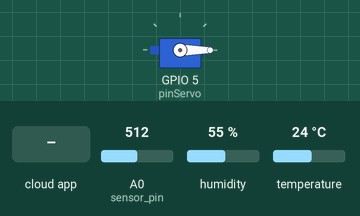
Simulated run of this sketch. Board: ESP8266 (NodeMCU). Parts: servo. Inputs (shaded band) come from the test bench; at power-on: A0 (sensor_pin) = 512, humidity 55 %, temperature 24 °C. WiFi joins after 1.5 s; servers stay silent unless stated; the Firebase database answers and starts empty; what the sketch prints to the serial monitor is not drawn.

Above: at 2.7 s.
2.8 s: the phone or cloud app sets ESTADO to 1
Timing chart, 0 to 5.8 s (numbered marks = the images above; inputs shaded):
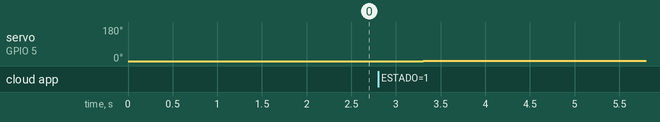

The sketch:

PIS_ADA.ino
```cpp
  #include <ESP8266WiFi.h>
#include <ESP8266HTTPClient.h>

// Definimos la librerias par la conexion a nuestro servidor
#include "FirebaseESP8266.h"
#include <DHT.h>
#include <Servo.h>

// Definimos el pin digital donde se conecta el sensor
#define DHTPIN 4
#define pinServo 5
const int sensor_pin = A0;

// Dependiendo del tipo de sensor
#define DHTTYPE DHT11

// Inicializamos el sensor DHT11
DHT dht(DHTPIN, DHTTYPE);
Servo myServo;

//definimos variables de sensores
float moisture_percentage;
float t;
int h;
int estado;

//definimos la direccion host de nuestro servidor
#define FIREBASE_HOST "pis-adas-rtdb-default-rtdb.firebaseio.com"
//definimos el token de nuestro servidor
#define FIREBASE_AUTH "GgBHHbzbA4oG3sdxHaTAqldmMAn2KzqC4touy2H0"

//definimos la conexion a punto de acceso wifi
#define WIFI_SSID "Dyllan's_wifi"
#define WIFI_PASSWORD "00wivedody29"

WiFiClient client;
FirebaseData firebaseData;

void setup() {

  Serial.begin(9600);

  myServo.attach(pinServo);
  myServo.write(0);

  WiFi.begin (WIFI_SSID, WIFI_PASSWORD);
  while (WiFi.status() != WL_CONNECTED) {
    delay(500);
    Serial.print(".");
  }

  Serial.println ("");
  Serial.println ("Se conectó al wifi!");
  Serial.println(WiFi.localIP());

  Firebase.begin(FIREBASE_HOST, FIREBASE_AUTH);

  dht.begin();
}

void loop() {


  //inicializamos variables de sensores
  t = dht.readTemperature();
  h = dht.readHumidity();
  moisture_percentage = ( 100.00 - ( (analogRead(sensor_pin)/1023.00) * 100.00 ) );

  //se obtiene el angulo de inclinacion para el servomotor
  Firebase.getInt(firebaseData,"PLANTAS/ID_0001/SERVOMOTOR/ESTADO");
  estado = firebaseData.intData();
  myServo.write(estado);

  //se setea el valor del sensor DHT11 en la base de datos
  Firebase.setString(firebaseData,"PLANTAS/ID_0001/DHT11/TA", String(t));
  Firebase.setString(firebaseData,"PLANTAS/ID_0001/DHT11/HA", String(h));

  //se setea el valor del sensor de humedad de tierra en la base de datos
  Firebase.setString(firebaseData,"PLANTAS/ID_0001/M_SENSOR/HT",String(moisture_percentage));


  //se muestra en el monitor serial los valores de cada sensor
  Serial.print("Estado servo:");
  Serial.println(estado);
  Serial.print("Humedad ambiente:");
  Serial.println(h);
  Serial.print("Temperatura ambiente:");
  Serial.println(t);
  Serial.print("Humedad de tierra:");
  Serial.print(moisture_percentage);
  Serial.println("%");

  //se espera un segundo antes de tomar otro valor
  delay(1000);

}
```

Measured:
- after the input at 2.8 s, servo on GPIO 5 (pinServo): 0° → 1° after 0.50 s
